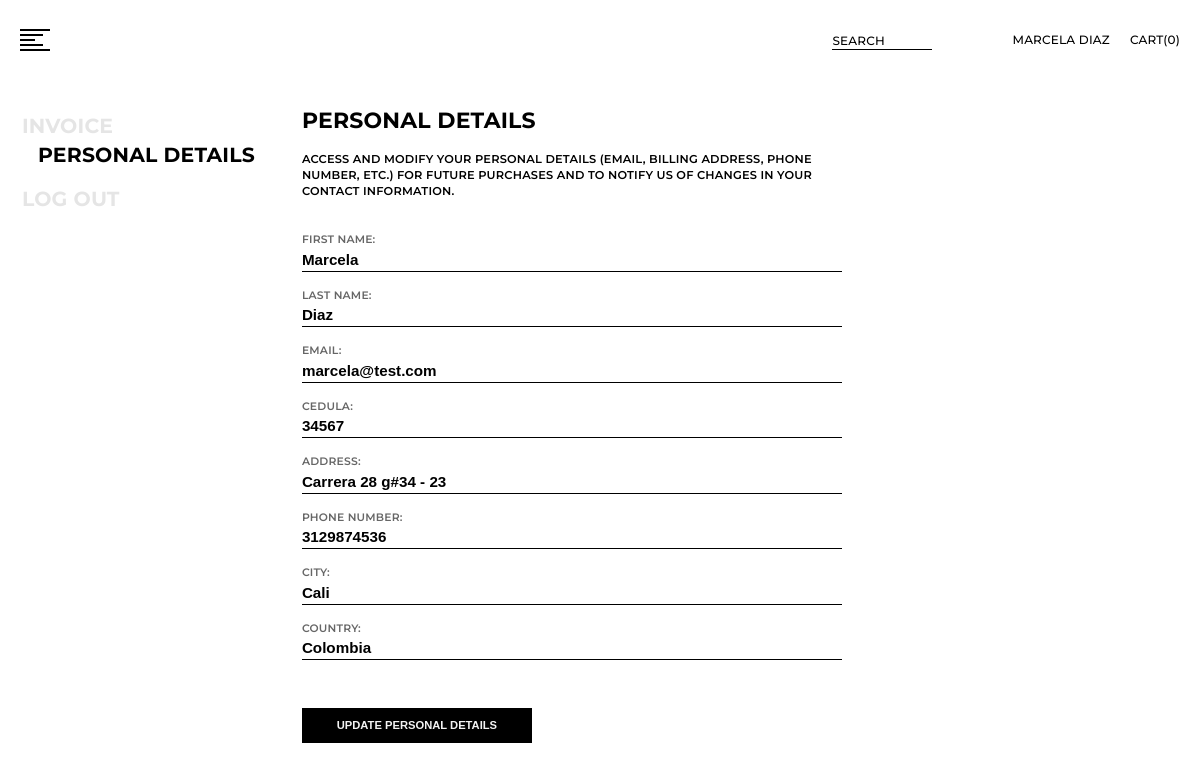
The page /user/personal-info (signed in) on the database its author committed.
### shopping/models.py (models this page shows, shortened)
class User(AbstractUser):
    pass
    cedula = models.CharField(max_length=30)
    address = models.CharField(max_length=1000)
    country = models.CharField(max_length=30)
    city = models.CharField(max_length=30)
    phone_number = models.CharField(max_length=30)
    isAdmin = models.BooleanField(default=False)

### shopping/views.py (the view)
# urls.py: path("user/personal-info", views.personal_info, name="personal_info"),
@login_required(login_url="login")
def personal_info(request):
    return render(request, "shopping/personal_details.html")

### shopping/templates/shopping/personal_details.html (shortened to what this page needs)
{% extends "shopping/layout.html" %}
{% block body %}
    <main class="containerPersonalInfo">
        <nav class="containerInfoPersonal">
            <a class="personalInfoLinks" id="bill"  href="{% url 'invoice' %}">INVOICE</a>
            <a class="personalInfoLinks" id="personal_info" href="{% url 'personal_info' %}">PERSONAL DETAILS</a>
            <a class="personalInfoLinks" href="{% url 'logout' %}">LOG OUT</a>
        </nav>
        <div id="personalInfo">
            <h1 class="titleInfoUser">PERSONAL DETAILS</h1>
            <p class="messageInfo">
                ACCESS AND MODIFY YOUR PERSONAL DETAILS (EMAIL, BILLING ADDRESS, PHONE NUMBER, ETC.)
                FOR FUTURE PURCHASES AND TO NOTIFY US OF CHANGES IN YOUR CONTACT INFORMATION.
            </p>
            <div class="containerInfoUser">
                <form action="{% url 'update_personal_info' %}" method="POST">
                    <div class="subContainerInfouser">
                        <div class="containerInputandLabel">
                            <label>First Name:</label>
                            <input name="first_name" type="text" value="{{ user.first_name }}" required/>
                        </div>
                        <div class="containerInputandLabel">
                            <label>Last Name:</label>
                            <input name="last_name" type="text" value="{{ user.last_name }}" required/>
                        </div>
                    </div>
                    <div class="subContainerInfouser">
                        <div class="containerInputandLabel">
                            <label>Email:</label>
                            <input name="email" type="email" value="{{ user.email }}" required/>
                        </div>
                        <div class="containerInputandLabel">
                            <label>Cedula:</label>
                            <input name="cedula" type="text" value="{{ user.cedula }}" required/>
                        </div>
                    </div>
                    <div class="subContainerInfouser">
                        <div class="containerInputandLabel">
                            <label>Address:</label>
                            <input name="address" type="address" value="{{ user.address }}" required/>
                        </div>
                        <div class="containerInputandLabel">
                            <label>Phone Number:</label>
                            <input name="phone_number" type="number" value="{{ user.phone_number }}" required/>
                        </div>
                    </div>
                    <div class="subContainerInfouser">
                        <div class="containerInputandLabel">
                            <label>City:</label>
                            <input name="city" type="text" value="{{ user.city }}" required/>
                        </div>
                        <div class="containerInputandLabel">
                            <label>Country:</label>
                            <input name="country" type="text" value="{{ user.country }}" required/>
                        </div>
                    </div>
                    <button class="btnUpdatePersonalDetails" type="submit">UPDATE PERSONAL DETAILS</button>
                </form>
            </div>
        </div>
    </main>
{% endblock %}

### shopping/templates/shopping/layout.html (shortened to what this page needs)
{% load static %}
<!DOCTYPE html>
<html lang="en">
<head>
    <link rel="stylesheet" href="{% static 'shopping/style.css' %}"/>
</head>
<body>
    <header id="header">
        <nav>
           <div class="btnMenu" id="btnMenuLinea" onclick="openNav()">
               <div class="btnMenuBtn">
                    <div class="btnFirstandLastLinea"></div>
                    <div class="btnSecondandThirdLinea"></div>
                    <div class="btnMediumLinea"></div>
                    <div class="btnSecondandThirdLinea"></div>
                    <div class="btnFirstandLastLinea"></div>
                </div>
            </div>
            <div class="navLinks">
                {% if display_btn_search %}
                    <div style="display: none;"></div>
                {% else %}
                    <div class="link1">
                        <a href="{% url 'search' %}" class="linkSearch">SEARCH</a>
                    </div>
                {% endif %}
                {% if user.is_authenticated %}
                    <a href="{% url 'profile' %}" class="link2">{{ user.first_name|upper }} {{ user.last_name|upper }}</a>
                {% else %}
                    <a href="{% url 'login' %}" class="link2">LOG IN</a>
                {% endif %}
                <a href="{% url 'cart' %}" class="link3">CART(0)</a>
            </div>
        </nav>
    </header>
    {% block body %}
    {% endblock %}
</body>
</html>

### shopping/static/shopping/style.css (style rules this page uses)
* { box-sizing: border-box; margin: 0; padding: 0; }
body, html { font-family: "Montserrat", sans-serif; font-size: 1rem; color: #000; line-height: 1.4; letter-spacing: 0.2px; overflow-wrap: break-word !important; }
header { position: sticky; top: 0; width: 100%; height: 100%; padding: 28.625px 0; }
nav { display: flex; flex-wrap: wrap; justify-content: space-between; height: 100%; }
.btnMenu { display: flex; flex-direction: column; justify-content: center; }
.btnMenuBtn { cursor: pointer; margin-left: 20px; }
.btnFirstandLastLinea { width: 30px; height: 2px; background-color: #000; }
.btnSecondandThirdLinea { width: 22.5px; height: 2px; background-color: #000; margin: 0.2rem 0; }
.btnMediumLinea { width: 15px; height: 2px; background-color: #000; }
.btnFirstandLastLinea, .btnSecondandThirdLinea, .btnMediumLinea { transition: 0.4s; }
.navLinks { display: flex; flex-wrap: wrap; justify-content: center; align-items: center; }
.link1 { width: 100px; padding-top: 0.2rem; margin-right: 80px; border-bottom: 1px solid #000; }
.link2 { margin-right: 20px; }
.link3 { margin-right: 20px; }
.link1, .link2, .link3, .linkSearch { font-size: 12px; font-weight: 500; text-decoration: none; color: #000; }
::placeholder { font-family: "Montserrat", sans-serif; font-size: 0.9rem; font-weight: 500; letter-spacing: 0.4px; color: #000; }
.containerInfoPersonal, .subcontainerProfile { width: 280px; position: sticky; top: 112px; margin-left: 1.37rem; margin-top: 2rem; }
.containerPersonalInfo { display: flex; flex-wrap: wrap; }
.personalInfoLinks, .invoiceLinks { display: block; text-decoration: none; color: #e5e5e5; font-size: 1.275rem; font-weight: 700; cursor: pointer; }
.personalInfoLinks:nth-last-child(2), .invoiceLinks:nth-last-child(3) { padding-left: 1rem; color: #000; }
.personalInfoLinks:nth-last-child(1), .invoiceLinks:nth-last-child(1) { padding-top: 1rem; }
#personalInfo { width: 45%; margin: 1.6rem 1.37rem 8rem 0; }
.containerInfoUser, .containerinvoice { margin-top: 2rem; }
.titleInfoUser, .titleInvoice { font-size: 1.375rem; }
.messageInfo { padding-top: 1rem; font-size: 0.713rem; font-weight: 600; }
.subContainerInfouser { display: flex; flex-wrap: wrap; }
.containerInputandLabel { display: flex; flex-direction: column; margin-bottom: 1rem; width: 100%; }
.containerInputandLabel label { font-size: 0.675rem; font-weight: 600; text-transform: uppercase; color: #666; }
.containerInputandLabel input { width: 100%; outline: none; border-top: none; border-right: none; border-bottom: 1px solid #000; border-left: none; padding: 0.2rem 0; font-size: 0.95rem; font-weight: 600; margin-right: 1rem; }
.containerInputandLabel input::placeholder { font-size: 1rem; font-weight: 600; }
.btnUpdatePersonalDetails { width: 230px; padding: 0.7rem 0.5rem; background-color: #000; color: #f3f3f3; font-size: 0.7rem; font-weight: bold; border: none; cursor: pointer; margin-top: 2rem; }

### rows shown on the page
User: first_name "MARCELA", last_name "DIAZ", first_name "Marcela", last_name "Diaz", email "marcela@test.com", cedula "34567", address "Carrera 28 g#34 - 23", phone_number "3129874536", city "Cali", country "Colombia"
